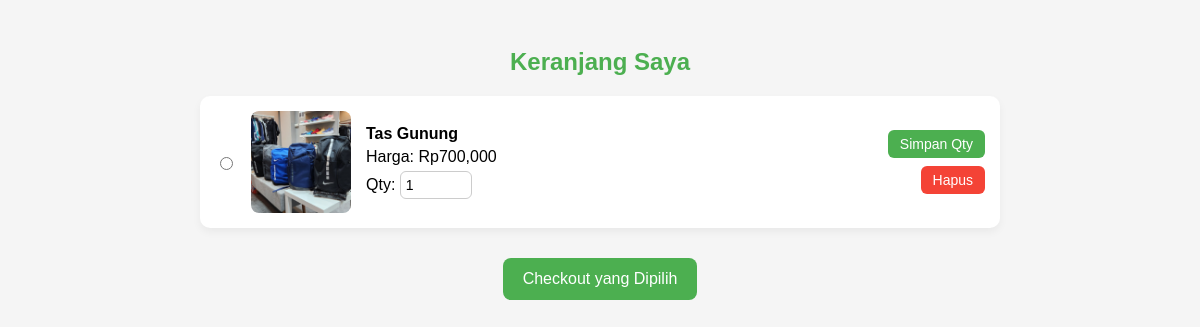
Page /views/keranjang.php (signed in) on the committed database.
### tables this page shows
CREATE TABLE `keranjang` (
  `id` int(11) NOT NULL,
  `user_id` int(11) DEFAULT NULL,
  `produk_id` int(11) DEFAULT NULL,
  `qty` int(11) DEFAULT NULL
);

CREATE TABLE `produk` (
  `id` int(11) NOT NULL,
  `nama_produk` varchar(100) NOT NULL,
  `harga` int(11) NOT NULL,
  `harga_awal` int(11) DEFAULT 0,
  `kota` varchar(100) DEFAULT NULL,
  `estimasi` varchar(50) DEFAULT NULL,
  `gambar` varchar(255) DEFAULT NULL
);

### models/Keranjang.php (called while the page is built, shortened)
<?php
class Keranjang
{
    private $pdo;
    public function __construct($pdo)
    {
        $this->pdo = $pdo;
    }
    public function getByUser($user_id)
    {
        $stmt = $this->pdo->prepare("
        SELECT k.*, p.nama_produk, p.harga, p.gambar
        FROM keranjang k
        JOIN produk p ON k.produk_id = p.id
        WHERE k.user_id = :user_id
    ");
        $stmt->execute(['user_id' => $user_id]);
        return $stmt->fetchAll(PDO::FETCH_ASSOC);
    }
}

### views/keranjang.php (the view, shortened to what this page needs)
<?php
require_once '../models/Keranjang.php';
$db = new Database();
$pdo = $db->connect();
$keranjang = new Keranjang($pdo);
$data = $keranjang->getByUser($_SESSION['user']['id']);
?>
<!DOCTYPE html>
<html lang="id">
<head>
</head>
<body>
    <h2>Keranjang Saya</h2>
    <form method="POST" action="../controllers/checkout_selected.php">
        <?php foreach ($data as $item): ?>
            <div class="cart-item">
                <input type="radio" name="checkout_ids[]" value="<?= $item['id']; ?>">
                <img src="../public/uploads/<?= $item['gambar']; ?>" alt="<?= $item['nama_produk']; ?>">
                <div class="item-info">
                    <p><strong><?= htmlspecialchars($item['nama_produk']); ?></strong></p>
                    <p>Harga: Rp<?= number_format($item['harga']); ?></p>
                    <p>
                        Qty:
                        <input type="number" name="qty[<?= $item['id']; ?>]" value="<?= $item['qty']; ?>" class="qty-input" min="1">
                    </p>
                </div>
                <div class="actions">
                    <button type="submit" formaction="../controllers/update_qty.php?id=<?= $item['id']; ?>">Simpan Qty</button>
                    <a href="../controllers/delete_cart.php?id=<?= $item['id']; ?>" class="delete">Hapus</a>
                </div>
            </div>
        <?php endforeach; ?>
        <?php if (count($data) > 0): ?>
            <button type="submit" class="checkout-btn">Checkout yang Dipilih</button>
        <?php else: ?>
            <p style="text-align: center;">Keranjang kamu masih kosong.</p>
        <?php endif; ?>
    </form>
</body>
</html>

### views/keranjang.php (style rules this page uses)
body { font-family: 'Poppins', sans-serif; background-color: #f5f5f5; padding: 20px; }
h2 { color: #4CAF50; text-align: center; margin-bottom: 20px; }
form { max-width: 800px; margin: auto; }
.cart-item { background-color: white; border-radius: 10px; box-shadow: 0 4px 8px rgba(0, 0, 0, 0.05); display: flex; align-items: center; padding: 15px; margin-bottom: 15px; gap: 15px; flex-wrap: wrap; }
.cart-item img { width: 100px; border-radius: 8px; }
.item-info { flex: 1; }
.item-info p { margin: 5px 0; }
.qty-input { width: 60px; padding: 5px; font-size: 14px; border: 1px solid #ccc; border-radius: 6px; }
.actions { display: flex; flex-direction: column; gap: 8px; align-items: flex-end; }
.actions button, .actions a { text-decoration: none; color: white; background-color: #4CAF50; border: none; border-radius: 6px; padding: 6px 12px; cursor: pointer; font-size: 14px; }
.actions a.delete { background-color: #f44336; }
.checkout-btn { display: block; width: fit-content; margin: 30px auto; padding: 12px 20px; font-size: 16px; background-color: #4CAF50; color: white; border: none; border-radius: 8px; cursor: pointer; }

### rows in the picture
keranjang: produk.gambar (picture), produk.nama_produk "Tas Gunung", produk.harga "700,000", qty "1"
